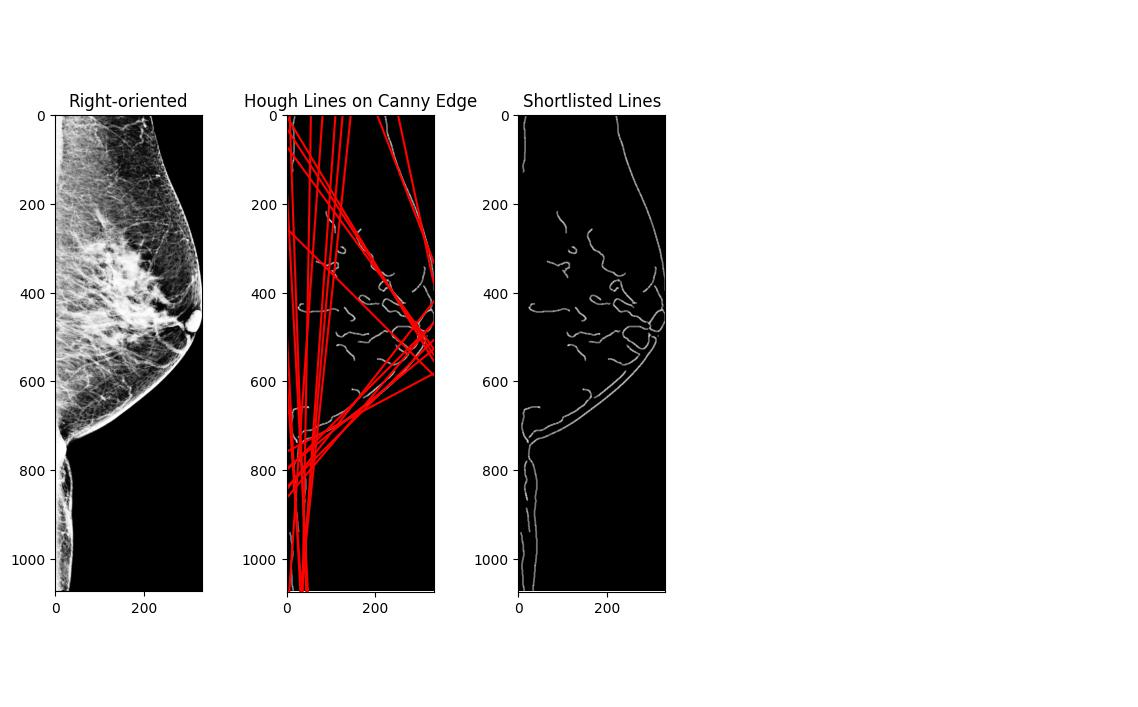
#> input picture tmp/1.2.826.0.1.3680043.8.498.10226309612873810313851945186695758307_resized.jpg, 1138 x 707 px
$ python -i preprocess.py   (imports and definitions only)
#> lines starting #> are read from the running program, lines starting #| are printed output that depends on the picture; after the words box and inside, x2 and y2 are one past the last pixel; in counts of white or black regions, pixels touching at a corner belong together
import numpy as np
import matplotlib.pyplot as plt
from matplotlib import pylab as pylab
from tqdm import tqdm
import os
from PIL import Image
import cv2
from skimage import io
from skimage import color


# [81 lines left out: functions enhance_contrast, right_orient_mammogram, read_image, otsu_mask, otsu_cut, threshold_background, not called in this run]

def remove_text_label(image, background_threshold=0):
    # Convert the image to a NumPy array if it's a PIL image
#> called with background_threshold = 0
    if isinstance(image, Image.Image):
        image = np.array(image)
    convert = False
    if len(image.shape) > 2:
        image = cv2.cvtColor(image, cv2.COLOR_RGB2GRAY)
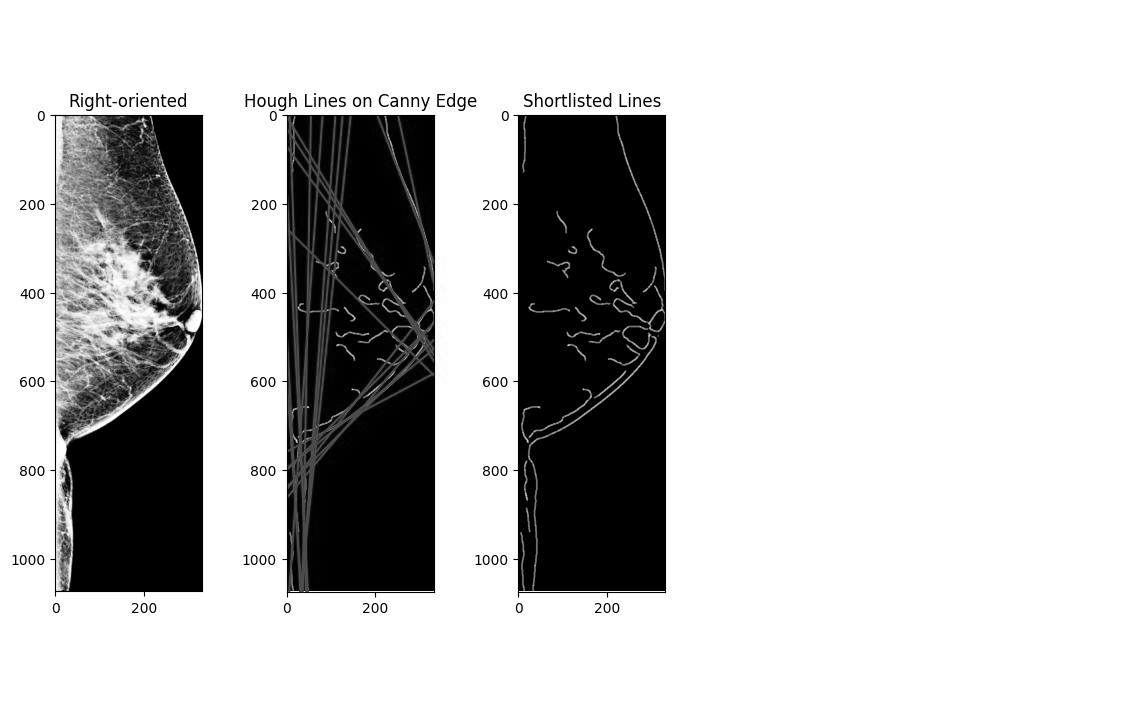
#> image: shape (707, 1138); min 0, max 255, mean 195
        convert = True
    if image.max() <= 1:
        image = (image * 255).astype(np.uint8) # Convert to 8-bit if not already

    # Binarize the image using a naive non-zero thresholding
    binary_image = (image > background_threshold).astype(np.uint8) * 255
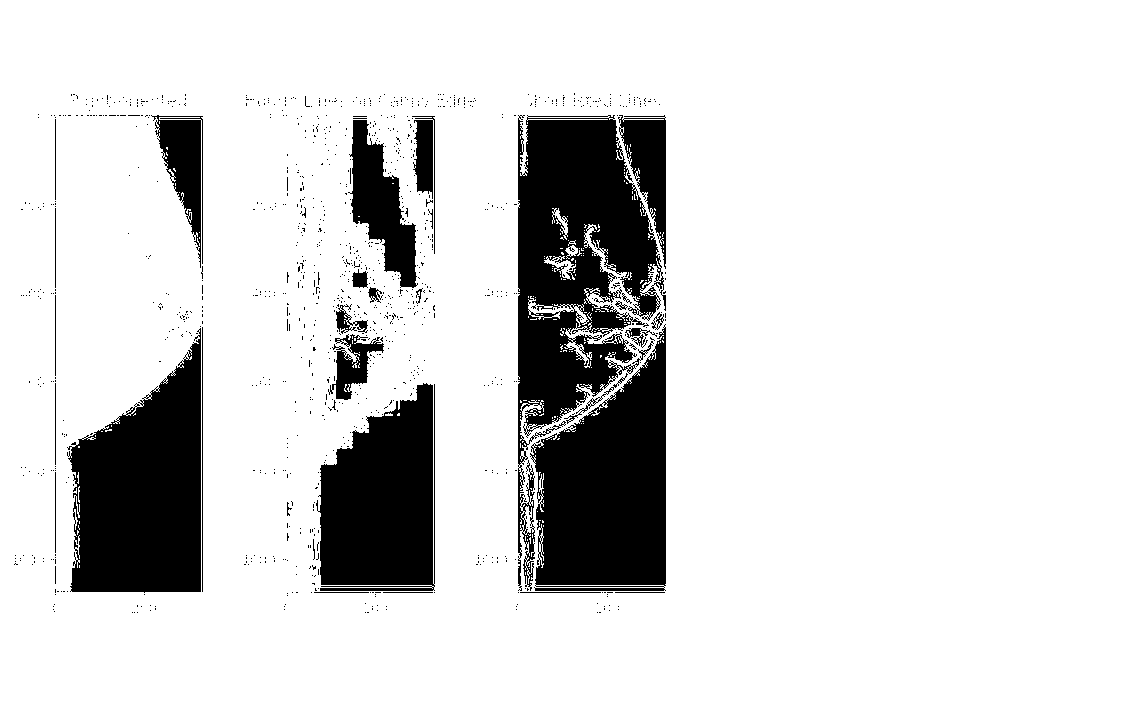
#> binary_image: shape (707, 1138); 85.3% white; 1126 black regions (1095 under 20 px), largest, box (x1, y1, x2, y2) and area: (518, 115, 666, 591) 31391, (67, 328, 201, 593) 24211, (530, 324, 666, 591) 24139

    # Apply Gaussian blur to the binarized image
    blurred_image = cv2.GaussianBlur(binary_image, (5, 5), 2.0)
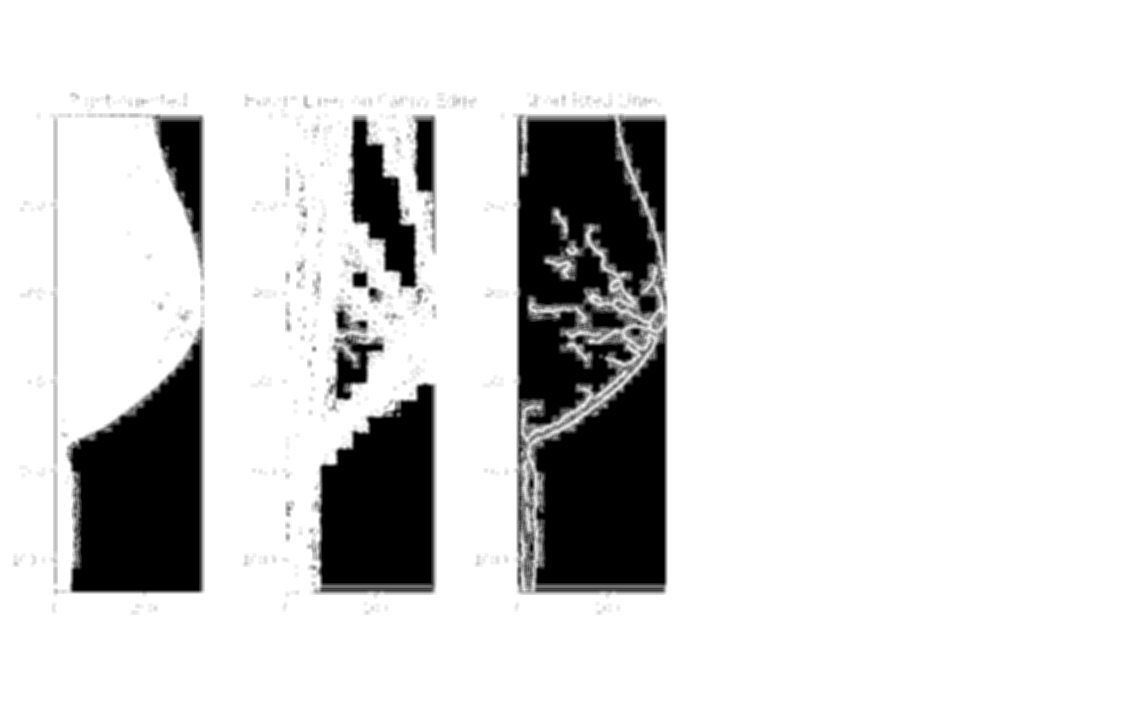
#> blurred_image: shape (707, 1138); min 0, max 255, mean 217.4
    # Binarize the blurred image again
    binary_image = (blurred_image > background_threshold).astype(np.uint8) * 255
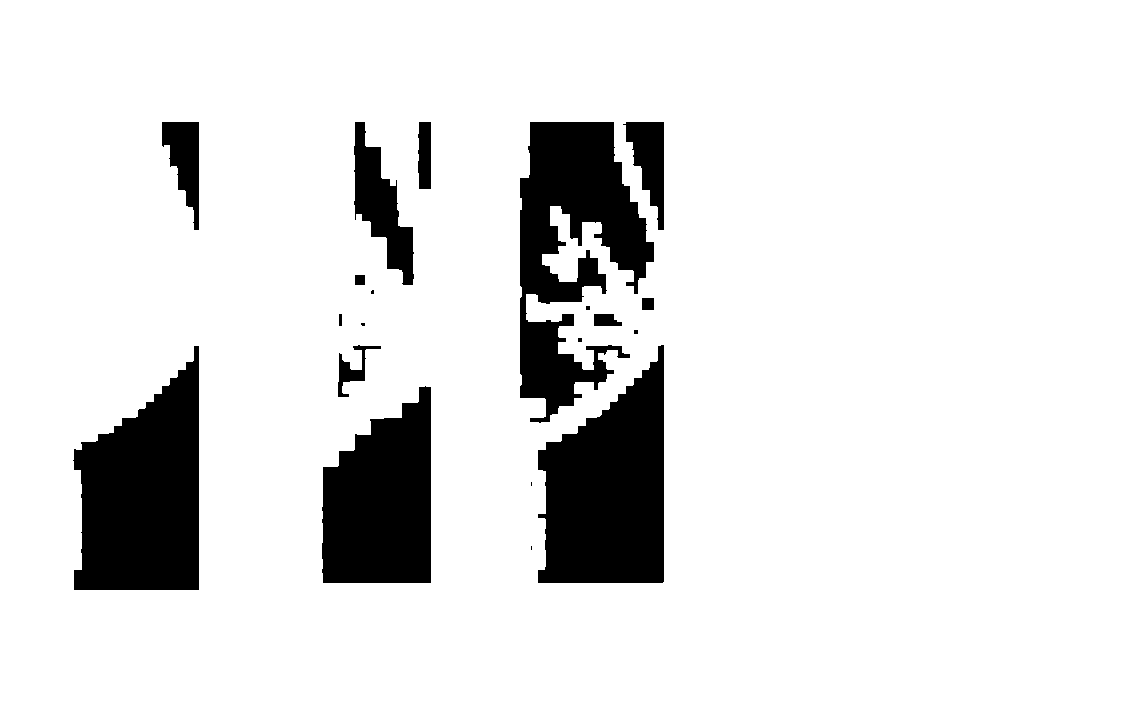
#> binary_image: shape (707, 1138); 88.5% white; 20 black regions (7 under 20 px), largest, box (x1, y1, x2, y2) and area: (73, 346, 199, 590) 21940, (538, 345, 664, 583) 21330, (520, 122, 654, 423) 21204
    # Find connected components
    num_labels, labels, stats, centroids = cv2.connectedComponentsWithStats(binary_image, connectivity=8)
#> num_labels = 2; stats = [[73, 122, 591, 468, 92574], [0, 0, 1138, 707, 711992]]; centroids = [[424.3, 402.9], [587.2, 346.5]]

    # Create an output image to store the result
    output_image = image.copy()

    # Remove small connected components
    for i in range(1, num_labels):  # Start from 1 to skip the background
        area = stats[i, cv2.CC_STAT_AREA]
        if area < 1e4 and area < np.max(stats[:, cv2.CC_STAT_AREA]):  # Threshold for small areas, adjust as needed
            x, y, w, h = stats[i, cv2.CC_STAT_LEFT], stats[i, cv2.CC_STAT_TOP], stats[i, cv2.CC_STAT_WIDTH], stats[i, cv2.CC_STAT_HEIGHT]
            output_image[y:y+h, x:x+w] = 0  # Set the region to black
#> this loop made 1 pass
#> area on pass 1: 711992
    # if image is set to pure black, return the original image
    if np.all(output_image == 0):
        output_image = image
    if convert:
        output_image = cv2.cvtColor(output_image, cv2.COLOR_GRAY2RGB)
    return output_image

# [11 lines left out: function gaussian_blur, not called in this run]

>>> import cv2
>>> picture = cv2.cvtColor(cv2.imread('tmp/1.2.826.0.1.3680043.8.498.10226309612873810313851945186695758307_resized.jpg'), cv2.COLOR_BGR2RGB)
>>> result = remove_text_label(picture)

$ run again, on tmp/1.2.826.0.1.3680043.8.498.10552333798308680038516718948601602128_resized.jpg
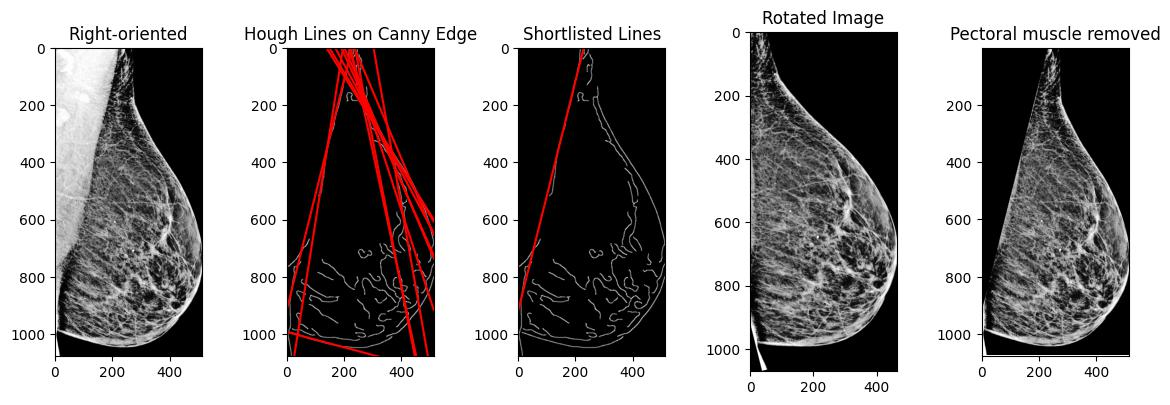
#> input picture tmp/1.2.826.0.1.3680043.8.498.10552333798308680038516718948601602128_resized.jpg, 1170 x 405 px
#> in remove_text_label, `binary_image = (image > background_threshold).astype(np.uint8) * 255`:
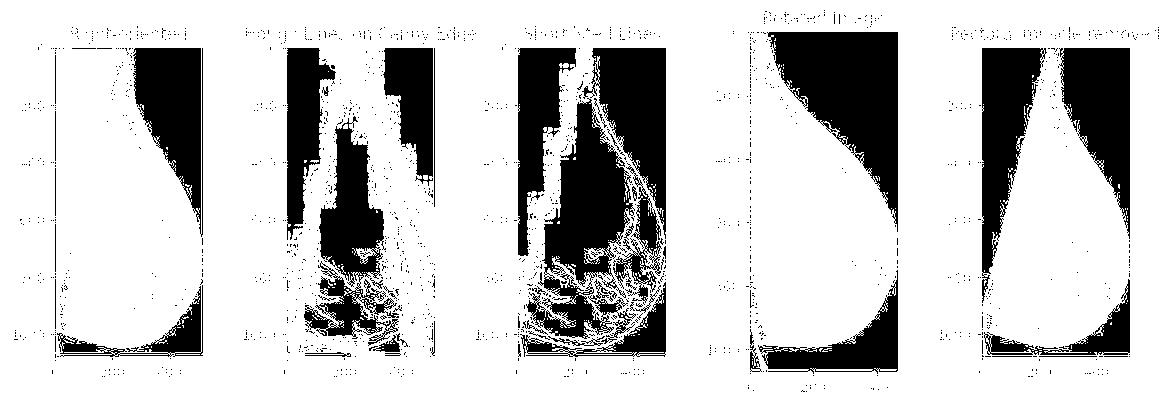
#> binary_image: shape (405, 1170); 79.2% white; 1644 black regions (1598 under 20 px), largest, box (x1, y1, x2, y2) and area: (767, 32, 898, 232) 13061, (526, 98, 636, 344) 12121, (304, 116, 399, 346) 8667
#> in remove_text_label, `binary_image = (blurred_image > background_threshold).astype(np.uint8)..`:
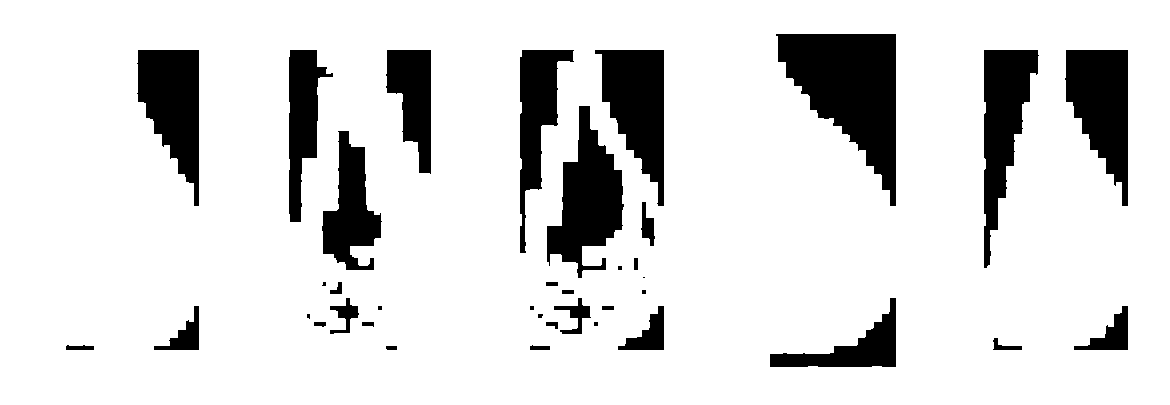
#> binary_image: shape (405, 1170); 85.8% white; 38 black regions (9 under 20 px), largest, box (x1, y1, x2, y2) and area: (776, 34, 896, 206) 11239, (547, 106, 624, 278) 6821, (595, 50, 664, 206) 6318
#> num_labels = 2; stats = [[66, 34, 1062, 333, 67408], [0, 0, 1170, 405, 406442]]; centroids = [[652.6, 148.2], [573.2, 210.9]]
#> the loop in remove_text_label, `for i in range(1, num_labels):` made 1 pass
#> area on pass 1: 406442
